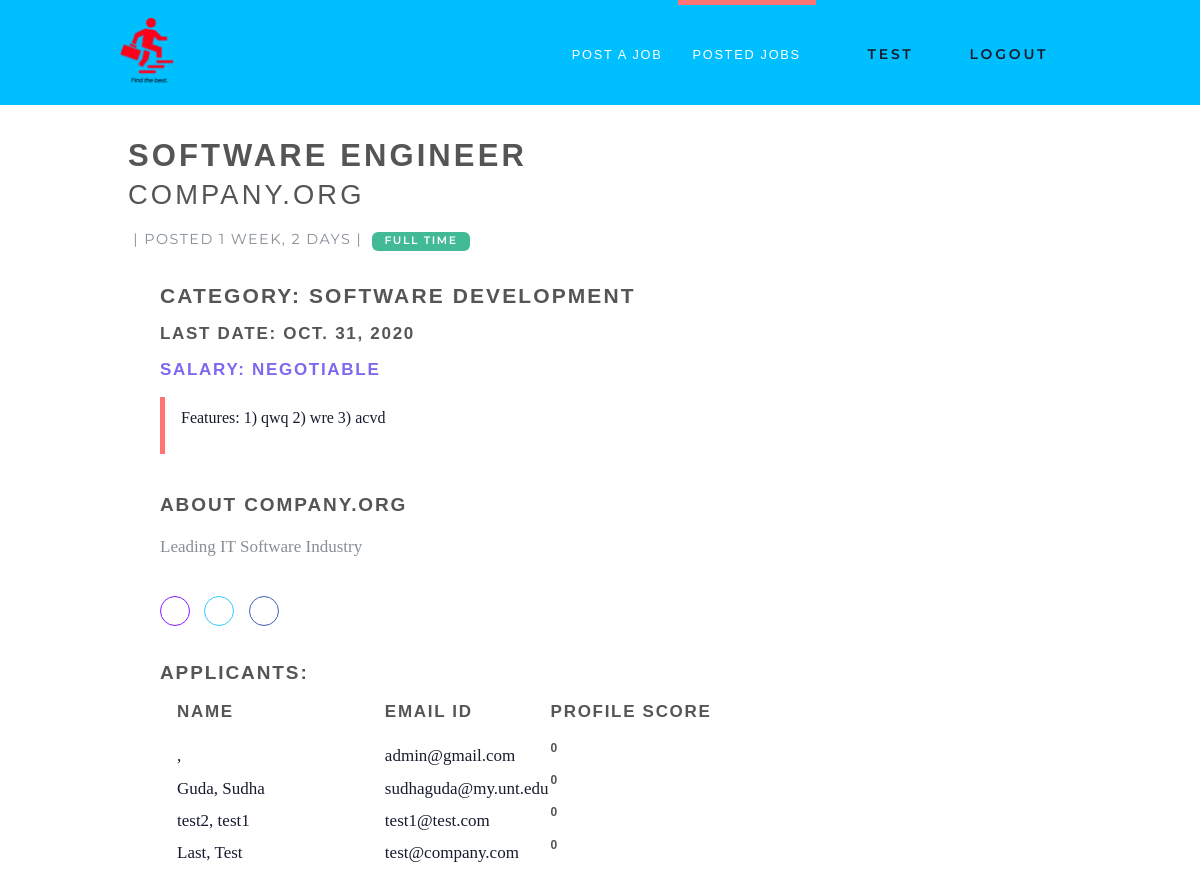
/jobs/1/ (signed in), run on an earlier commit of the app's database.
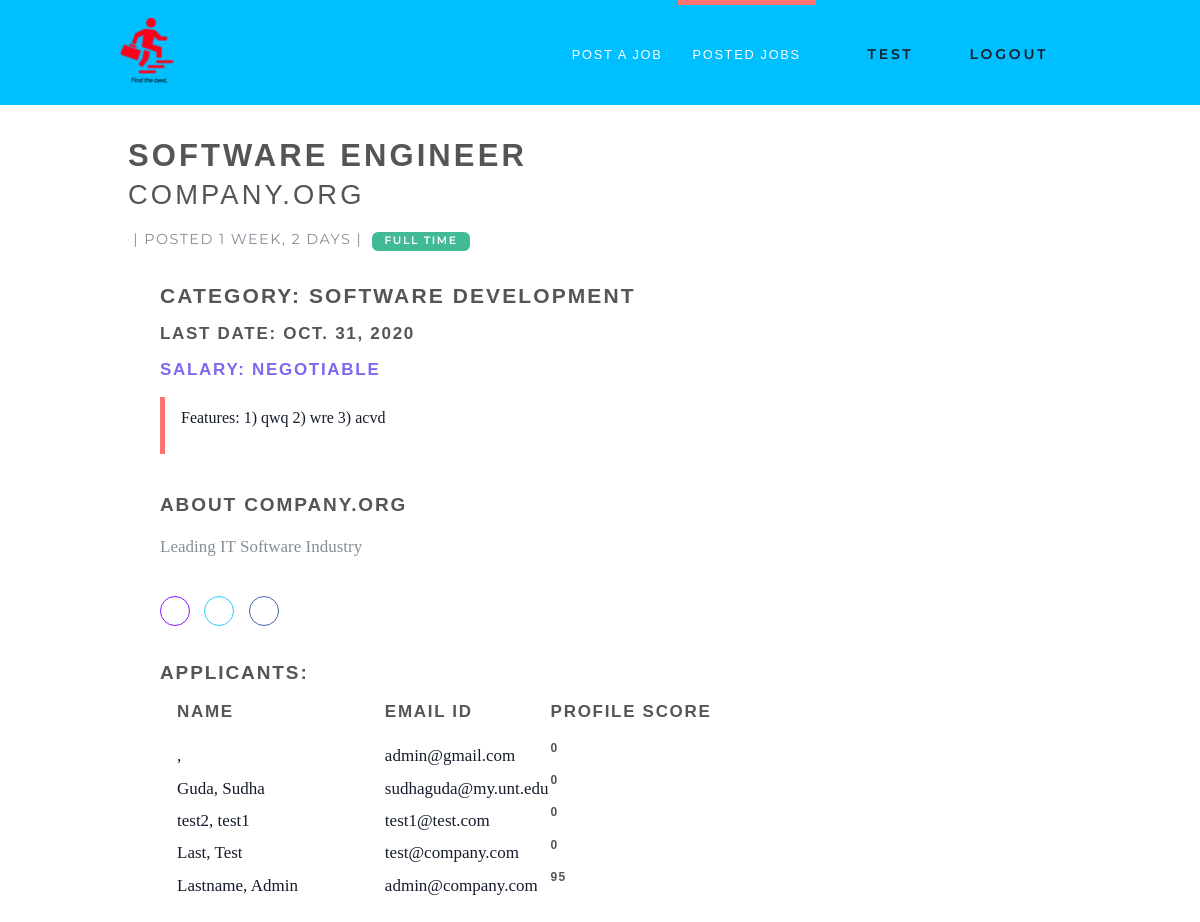
And on a later commit of the database.
### accounts/models.py (models this page shows, shortened)
class User(AbstractUser):
    username = None
    first_name = models.CharField(max_length=20)
    last_name = models.CharField(max_length=20)
    is_employee = models.BooleanField(default=False)
    is_employer = models.BooleanField(default=False)
    user_gender = models.CharField(max_length=10, choices=GENDER_CHOICES, blank=True, null=True)
    user_link = models.CharField(max_length=200, default="")
    user_skills = models.TextField(null=True, default="")
    email = models.EmailField(unique=True, blank=False,
                              error_messages={
                                  'unique': "A profile user with same email already exists in application.",
                              })
    company_name = models.CharField(max_length=20, default="")
    company_address = models.CharField(max_length=30, default="")
    USERNAME_FIELD = "email"
    REQUIRED_FIELDS = []
    objects = UserManagement()

### jobs/models.py (models this page shows, shortened)
class Job(models.Model):
    user = models.ForeignKey(User, on_delete=models.CASCADE)
    job_title = models.CharField(max_length=200)
    job_description = models.TextField()
    job_location = models.CharField(max_length=200)
    type = models.CharField(choices=JOB_TYPE, max_length=20)
    job_category = models.CharField(max_length=100)
    last_date = models.DateTimeField()
    company_name = models.CharField(max_length=100)
    company_description = models.CharField(max_length=300)
    job_website = models.CharField(max_length=200, default="")
    created_at = models.DateTimeField(default=timezone.now)
    filled = models.BooleanField(default=False)
    job_salary = models.BigIntegerField(default=0, blank=True)

class Applicant(models.Model):
    user = models.ForeignKey(User, on_delete=models.CASCADE)
    job = models.ForeignKey(Job, on_delete=models.CASCADE, related_name='job_applicants')
    created_at = models.DateTimeField(default=timezone.now)
    score =  models.IntegerField(default=0, blank=True, null=True)
    class Meta:
        unique_together = ['user', 'job']

### jobs/views/employer/views.py (the view)
# urls.py: path('jobs/<int:job_id>/',JobDetailsView.as_view(), name='job-details'),
class JobDetailsView(LoginRequiredMixin, DetailView):
    model = Applicant
    def get(self, request, job_id):
        context = []
        job = Job.objects.filter(id=job_id).first()
        apps = list(self.model.objects.filter(job=job_id))
        return render(request, 'jobs/details.html', {'apps':apps, 'job':job, 'applied_active':'active','posted_active':'active'})

### templates/jobs/details.html (shortened to what this page needs)
{% extends 'base.html' %}
{% load static %}
{% load is_already_applied %}
{% block content %}
<div class="row mt-6">
    <div class="col-12 col-md-6 align-self-stretch d-none d-md-block">
        <h2 class="ml-12" style="font-color:blue">{{ job.job_title }}<br>
            <small class="mr-4">{{ job.company_name }}</small>
        </h2>
        <div class="job-detail-description"><i class="fa fa-map-marker job__location"> </i>
            {{ job.location }} | Posted {{ job.created_at|timesince }} |
            {% if job.type == '1' %}
            <span class="badge featured-badge badge-success">Full time</span>
            {% elif job.type == '2' %}
            <span class="badge featured-badge badge-primary">Part time</span>
            {% else %}
            <span style="color: #ffffff;" class="badge featured-badge badge-warning">Internship</span>
            {% endif %}
        </div>
    </div>
</div>
<div class="row">
    <div class="col-12 col-md-6 ml-13 mt-6">
        <h3>Category: {{ job.job_category }}</h3>
        <h5>Last date: {{ job.last_date|date }}</h5>
        <h5 class="text-info">Salary: {% if job.salary > 0 %} {{ job.salary }}/Monthly {% else %} Negotiable {% endif %} </h5>
        <blockquote class="blockquote">
            <p style="font-size:16px">{{ job.job_description }}</p>
        </blockquote>
    </div>
</div>
<div class="row">
    <div class="col-12 col-md-8 ml-13 mt-5">
        <h4>About <b>{{ job.company_name }}</b></h4>
        <p class="job-detail__company-description">{{ job.company_description }}</p>
        <p class="job-detail__social social social--outline">
            <a href="{{ job.website }}" data-toggle="tooltip" data-placement="top" title="Website"
               class="link">
                <i class="fa fa-link"></i>
            </a>
            <a href="#" data-toggle="tooltip" data-placement="top" title="Twitter" class="twitter">
                <i class="fa fa-twitter"></i>
            </a>
            <a href="#" data-toggle="tooltip" data-placement="top" title="Facebook" class="facebook">
                <i class="fa fa-facebook"></i>
            </a>
        </p>
        {% if request.user.is_authenticated %}
        {% if request.user.is_employee %}
        <div class="job-detail__apply-bottom mb-6">
            {% if request.user.is_authenticated %}
            {% is_already_applied job request.user as is_applied %}
            {% if is_applied %}
            <input type="button" class="btn btn-outline-white-primary" value="Already applied"/>
            {% else %}
            <form action="{% url 'jobs:apply-job' job.id %}" method="post">
                {% csrf_token %}
                <input type="hidden" name="job" value="{{ job.id }}">
                <input type="submit" class="btn btn-outline-white-primary"
                       value="Apply for this job"/>
            </form>
            {% endif %}
            {% else %}
            <form action="{% url 'jobs:apply-job' job.id %}" method="post">
                {% csrf_token %}
                <input type="hidden" name="job" value="{{ job.id }}">
                <input type="submit" class="btn btn-outline-white-primary"
                       value="Apply for this job"/>
            </form>
            {% endif %}
        </div>
        {%else%}
        <h4>Applicants:</h4>
        <table class="ml-4 mb-8">
            <tr>
                <td style="padding-right:150px"><h5>Name</h5></td>
                <td><h5>Email ID</h5></td>
                <td><h5>Profile Score</h5></td>
            </tr>
            {%for app in apps%}
            <tr>
                <td>{{app.user.last_name}}, {{app.user.first_name}}</td>
                <td>{{app.user.email}}</td>
                <td><h6 style="align:center">{{app.score}}</h6></td>
            </tr>
            {%endfor%}
        </table>
        {%endif%}
        {%endif%}
    </div>
</div>
</div>
{% endblock %}

### templates/base.html (shortened to what this page needs)
{% load static %}
<!DOCTYPE html>
<html>
<head>
    <link rel="stylesheet"
          href="{% static 'vendor/bootstrap/css/bootstrap.min.css' %}">
    <link rel="stylesheet"
          href="{% static 'vendor/font-awesome/css/font-awesome.min.css' %}">
    <link rel="stylesheet"
          href="{% static 'vendor/owl.carousel/assets/owl.carousel.css' %}">
    <link rel="stylesheet"
          href="{% static 'vendor/owl.carousel/assets/owl.theme.default.css' %}">
    <link rel="stylesheet" href="{% static 'css/style.default.css' %}"
          id="theme-stylesheet">
    <link rel="stylesheet" href="{% static 'css/theme.min.css' %}">
    <link rel="stylesheet" href="{% static 'css/custom.css' %}">
</head>
<body>
<header class="header">
    <nav class="navbar navbar-expand-lg">
        <div class="container">
            <a href="/" class="navbar-brand">
                <img src="{% static 'img/jobhub.png' %}" alt="logo" class="d-none d-lg-block img-logo">
            </a>
            <div id="navbarSupportedContent" class="collapse navbar-collapse">
                <ul class="navbar-nav ml-auto">
                    {% if request.user.is_authenticated %}
                        {% if request.user.is_employer %}
                            <li class="nav-item {{post_active}}">
                                <a href="{%url 'jobs:post-job'%}" class="nav-link">Post a Job<span class="sr-only">(current)</span></a>
                            </li>
                            <li class="nav-item {{posted_active}}">
                                <a href="{%url 'jobs:posted-jobs'%}" class="nav-link">Posted Jobs<span class="sr-only">(current)</span></a>
                            </li>
                        {% endif %}
                        <li class="nav-item" style="color: #fff">
                            <a href="#" class="btn navbar-btn  mb-5 mb-lg-0">
                                    <i class="fa fa-user"></i>{{ request.user.first_name }}
                            </a>
                        </li>
                        <li class="nav-item" style="color: #fff">
                             <a href="{% url 'accounts:logout' %}" class="btn navbar-btn  mb-5 mb-lg-0">Logout<i class="fa fa-sign-out"></i></a>
                        </li>
                    {% endif %}
                </ul>
            </div>
        </div>
    </nav>
</header>
<div>
    {% block content %} {% endblock %}
</body>
</html>

### static/css/style.default.css (style rules this page uses)
html { height:100% }
body { height:100% }
header { z-index:1000 }
a,button { -webkit-transition:all .2s ease-out;transition:all .2s ease-out }
a i.fa,button i.fa { margin:0 5px }
.badge { text-transform:uppercase;font-weight:300;font-family:"Montserrat",Helvetica,Arial,sans-serif;font-size:0.65rem;padding:5px }
.header { width:100% }
.navbar { text-transform:uppercase;letter-spacing:0.1em;background:#746EA9;padding-top:0 !important;padding-bottom:0 !important }
.navbar a { font-family:"Montserrat",Helvetica,Arial,sans-serif }
.navbar ul.navbar-nav>li>a:not(.navbar-btn) { color:#fff;font-weight:300;font-family:"Montserrat",Helvetica,Arial,sans-serif;font-size:0.8rem }
@media (min-width: 992px) { .navbar ul.navbar-nav>li>a:not(.navbar-btn) { border-top:5px solid transparent;padding:40px 15px !important;color:#fff;font-weight:300 } }
@media (min-width: 992px) { .navbar ul.navbar-nav>li.active>a,.navbar ul.navbar-nav>li.show>a { text-decoration:none !important;border-top-color:#ff7473;color:#ff7473 } }
@media (min-width: 992px) { .navbar ul.navbar-nav>li>a.navbar-btn { margin:32px 15px !important;-webkit-transform:translateY(4px);transform:translateY(4px) } }
.featured-badge { font-weight:300;border-radius:3px;margin-left:5px;padding:5px;letter-spacing:0.1rem }
.job__location { margin-right:5px;color:#868e96 }
.job-detail-description { text-align:center;text-transform:uppercase;letter-spacing:0.1em;font-family:"Montserrat",Helvetica,Arial,sans-serif;color:#868e96;font-size:0.9rem }
.job-detail__company-description { color:#868e96 }
.job-detail__social { text-align:left !important;padding:20px 0 }
.social--outline a { width:30px;height:30px;line-height:30px;border-radius:50%;border:1px solid #ff7473;text-align:center;padding:0;display:inline-block;margin-right:10px }
.social--outline a.link { color:#871AFF;border-color:#871AFF }
.social--outline a.twitter { color:#3cf;border-color:#3cf }
.social--outline a.facebook { color:#4460ae;border-color:#4460ae }
.navbar { padding:.5rem 1rem }
.navbar-brand { display:inline-block;padding-top:.33594rem;padding-bottom:.33594rem;margin-right:1rem;font-size:1.09375rem }
.btn { font-weight:700;font-family:"Montserrat",Helvetica,Arial,sans-serif;border:1px solid transparent;text-transform:uppercase;letter-spacing:0.2em;padding:.375rem .75rem;font-size:.875rem;line-height:1.5;border-radius:0;-webkit-transition:background-color 0.15s ease-in-out,border-color 0.15s ease-in-out,-webkit-box-shadow 0.15s ease-in-out;transition:background-color 0.15s ease-in-out,border-color 0.15s ease-in-out,-webkit-box-shadow 0.15s ease-in-out;transition:background-color 0.15s ease-in-out,border-color 0.15s ease-in-out,box-shadow 0.15s ease-in-out;transition:background-color 0.15s ease-in-out,border-color 0.15s ease-in-out,box-shadow 0.15s ease-in-out,-webkit-box-shadow 0.15s ease-in-out }
body { font-family:"Roboto",Helvetica,Arial,sans-serif;font-size:.875rem;font-weight:400;line-height:1.5;color:#555;background-color:#fff }
a { color:#ff7473;text-decoration:none }
h1,h2,h3,h4,h5,h6,.h1,.h2,.h3,.h4,.box-simple h3,.box-image .name h3,.box-image-text .top .name h3,.box-image-text .top .name h4,.h5,.h6 { margin-bottom:1rem;font-family:"Montserrat",Helvetica,Arial,sans-serif;font-weight:700;line-height:1.2;color:#555;text-transform:uppercase;letter-spacing:0.1em }
h2,.h2 { font-size:1.88125rem }
h3,.h3 { font-size:1.4875rem }
h4,.h4,.box-simple h3,.box-image .name h3,.box-image-text .top .name h3,.box-image-text .top .name h4 { font-size:1.0675rem }
h5,.h5 { font-size:.875rem }
h6,.h6 { font-size:.74375rem }
small,.small { font-size:80%;font-weight:400 }
.blockquote { padding:.5rem 1rem;margin-bottom:2rem;font-size:.9rem;border-left:5px solid #ff7473 }
.text-info { color:#17a2b8 !important }
.badge-success { color:color-yiq(#5cb85c);background-color:#5cb85c }

What changed in the data, as far as the page shows it:
added Applicant: user.last_name "Lastname", user.first_name "Admin", user.email "admin@company.com", score "95"
